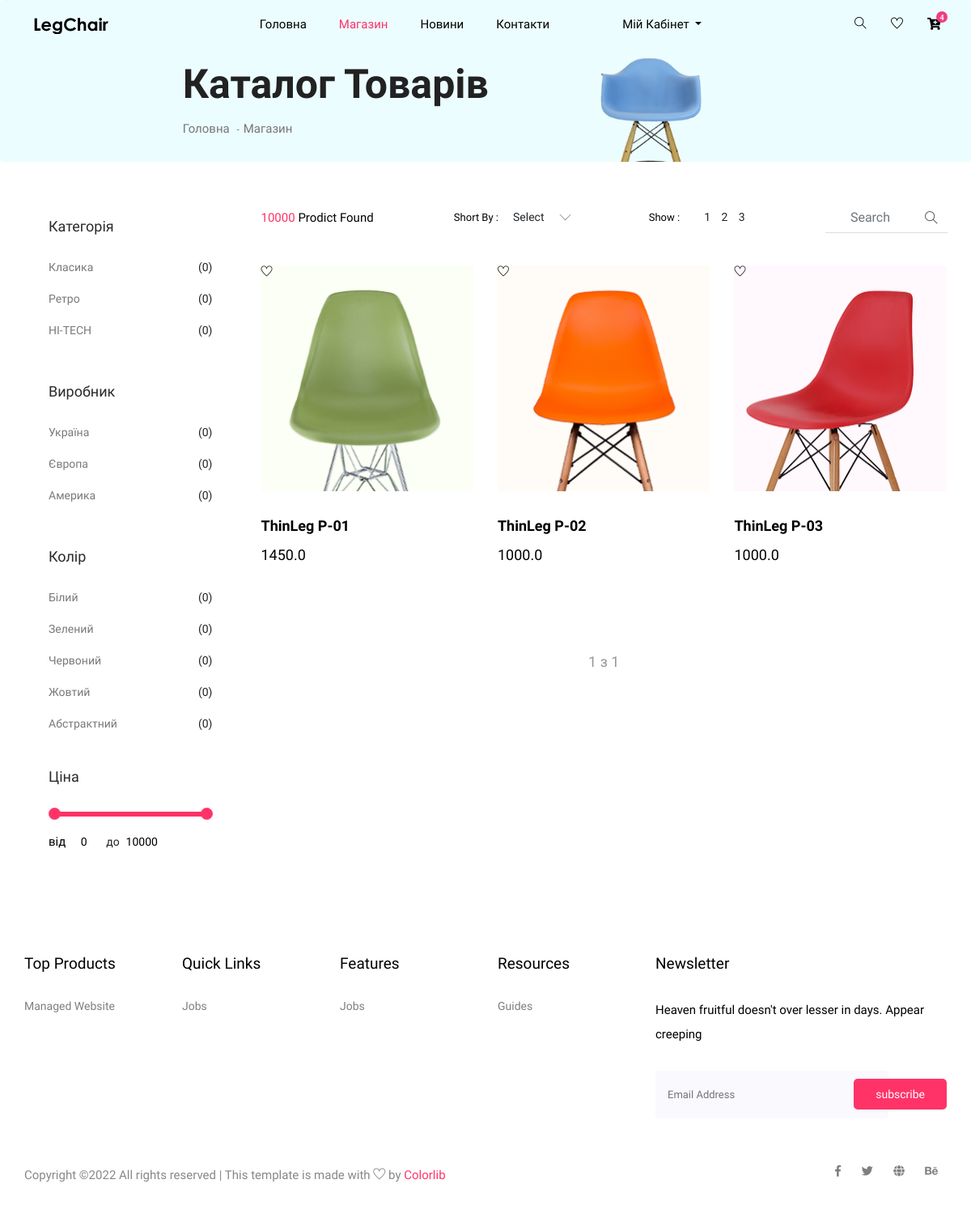
/store/, run on an earlier commit of the app's database.
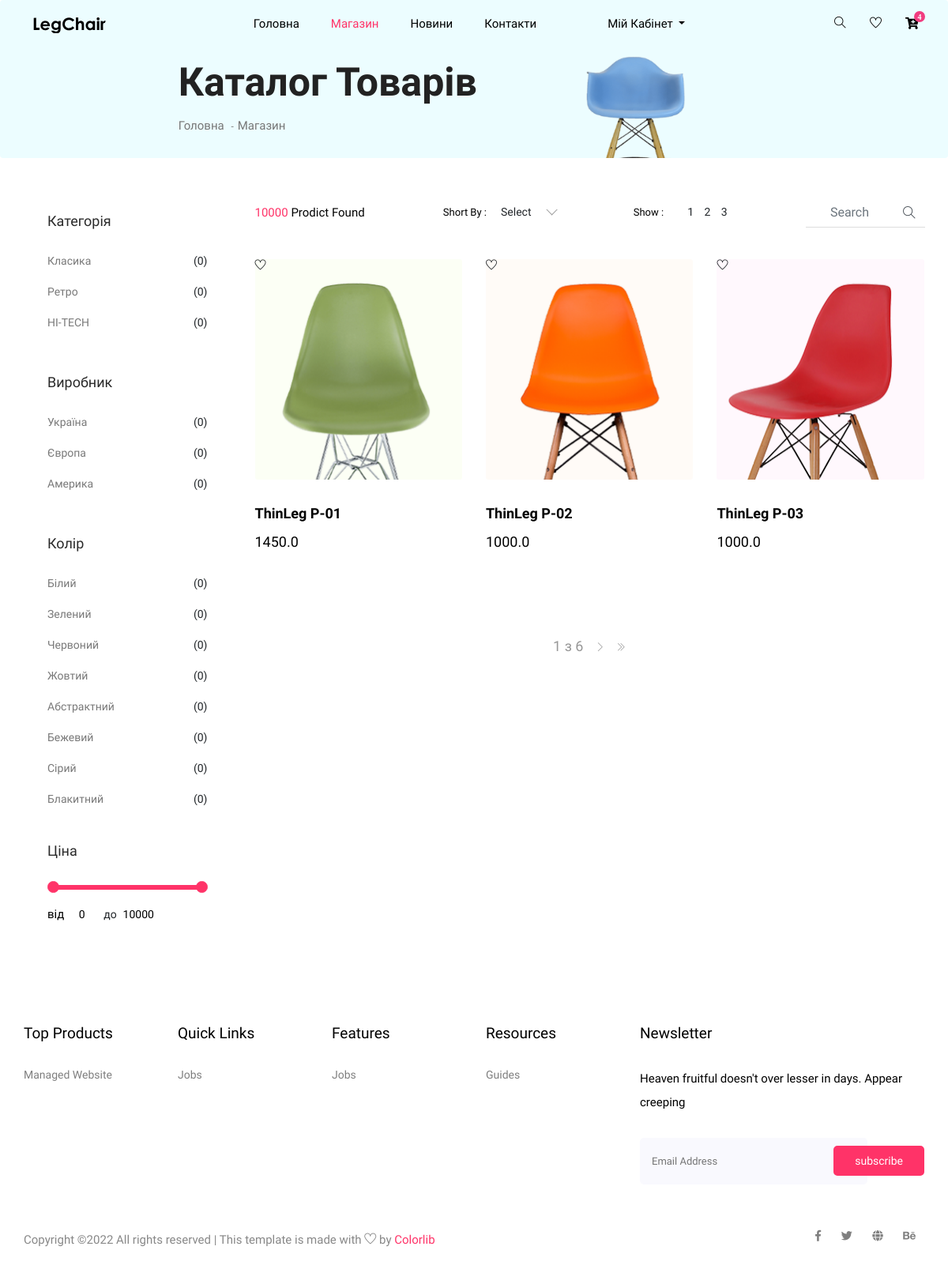
And on a later commit of the database.
### store/models.py (models this page shows, shortened)
class Category(models.Model):
    name = models.CharField(max_length=100, unique=True, null=False)

class Producer(models.Model):
    name = models.CharField(max_length=100, unique=True, null=False)

class Color(models.Model):
    name = models.CharField(max_length=50, unique=True, null=False)

class Product(models.Model):
    name = models.CharField(max_length=100, unique=True, null=False)
    about = models.TextField(max_length=500, null=False)
    photo = models.FileField(upload_to='products/', null=False)
    price = models.FloatField(null=False, default=1000)
    count = models.IntegerField(null=False, default=1)
    producer = models.ForeignKey(Producer, on_delete=models.CASCADE)
    category = models.ForeignKey(Category, on_delete=models.CASCADE)
    color = models.ForeignKey(Color, on_delete=models.CASCADE)

### store/views.py (the view)
# urls.py: path('', index),
def index(request):
    all_products = Product.objects.all()
    page_size = 3
    paginator = Paginator(all_products, page_size)
    page_number = request.GET.get('page')
    return render(request, 'store/index.html', {
        'page_title': 'Каталог товарів',
        'all_products': all_products,
        'all_categories': Category.objects.all(),
        'all_producers': Producer.objects.all(),
        'all_colors': Color.objects.all(),
        'paginate_products': paginator.get_page(page_number),
        'page': 1
    })

### templates/store/index.html (shortened to what the changed rows need)
{% extends 'layouts/base.html' %}
{% block content %}
{% load static %}
    <section class="breadcrumb breadcrumb_bg">
        <div class="container">
            <div class="row justify-content-center">
                <div class="col-lg-8">
                    <div class="breadcrumb_iner">
                        <div class="breadcrumb_iner_item">
                            <h2>{{ page_title }}</h2>
                        </div>
                    </div>
                </div>
            </div>
        </div>
    </section>
    <section class="cat_product_area section_padding">
        <div class="container">
            <div class="row">
                <div class="col-lg-3">
                    <div class="left_sidebar_area">
                        <aside class="left_widgets p_filter_widgets">
                            <div class="widgets_inner">
                                <ul class="list">
                                    {% for c in all_categories %}
                                    <li>
                                        <a href="#">{{ c.name }}</a>
                                        <span>(0)</span>
                                    </li>
                                    {% endfor %}
                                </ul>
                            </div>
                        </aside>
                        <aside class="left_widgets p_filter_widgets">
                            <div class="widgets_inner">
                                <ul class="list">
                                    {% for p in all_producers %}
                                    <li>
                                        <a href="#">{{ p.name }}</a>
                                        <span>(0)</span>
                                    </li>
                                    {% endfor %}
                                </ul>
                            </div>
                        </aside>
                        <aside class="left_widgets p_filter_widgets">
                            <div class="widgets_inner">
                                <ul class="list">
                                    {% for c in all_colors %}
                                    <li>
                                        <a href="#">{{ c.name }}</a>
                                        <span>(0)</span>
                                    </li>
                                    {% endfor %}
                                </ul>
                            </div>
                        </aside>
                    </div>
                </div>
                <div class="col-lg-9">
                    <div class="row align-items-center latest_product_inner">
                        {% for p in paginate_products %}
                        <div class="col-lg-4 col-sm-6">
                            <div class="single_product_item">
                                <div class="wish-div">
                                    <div class="wishlist cursor-pointer">
                                        <span>
                                            <span class="icon-lg ti-heart"></span>
                                        </span>
                                    </div>
                                </div>
                                <a href="#"><img src="../media/{{ p.photo }}" alt=""></a>
                                <div class="single_product_text">
                                    <h4>{{ p.name }}</h4>
                                    <h3>{{ p.price }}</h3>
                                </div>
                            </div>
                        </div>
                        {% endfor %}
                        <div class="col-lg-12">
                            <div class="pageination">
                                <nav aria-label="Page navigation example">
                                    <ul class="pagination justify-content-center">
                                        <li class="page-item">
                                            <span class="page-link">{{paginate_products.number }} з {{ paginate_products.paginator.num_pages }}</span>
                                        </li>
                                        {% if paginate_products.has_next %}
                                        <li class="page-item">
                                            <a class="page-link" href="?page={{ paginate_products.next_page_number }}">
                                                <i class="ti-angle-right"></i>
                                            </a>
                                        </li>
                                        <li class="page-item">
                                            <a class="page-link" href="?page={{ paginate_products.num_number }}">
                                                <i class="ti-angle-double-right"></i>
                                            </a>
                                        </li>
                                        {% endif %}
                                    </ul>
                                </nav>
                            </div>
                        </div>
                    </div>
                </div>
            </div>
        </div>
    </section>
{% endblock %}

What changed in the data, as far as the page shows it:
added Color: name "Бежевий"
added Color: name "Сірий"
added Color: name "Блакитний"
Also different on the page:
{{ paginate_products.paginator.num_pages }}: "1" → "6"
